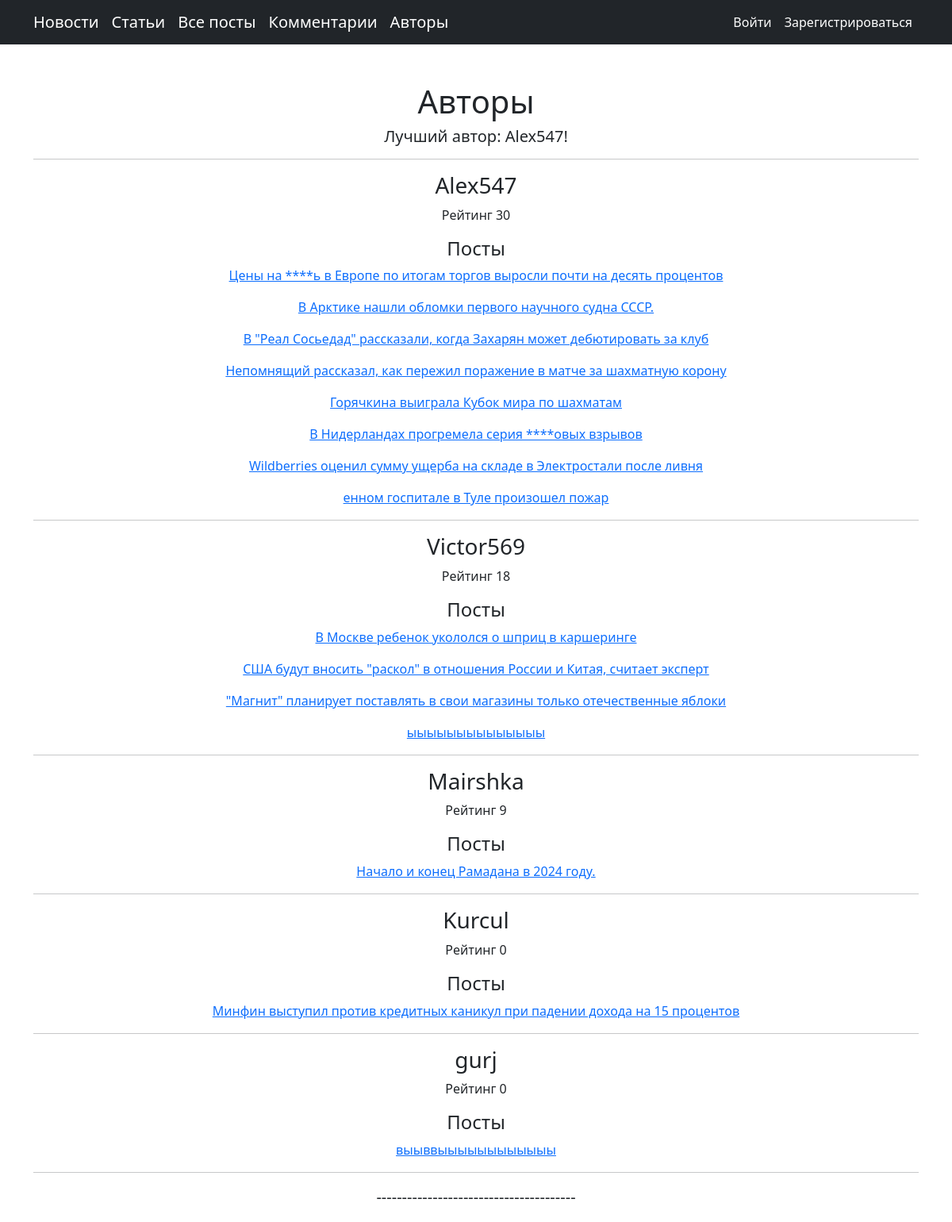
Screenshot of /authors/ with the database file from the repository.
### newsportal/models.py (models this page shows, shortened)
class Author(models.Model):
    author = models.OneToOneField(User, on_delete=models.CASCADE)
    rating = models.SmallIntegerField(default=0)
    def update_rating(self):
        postRat = self.post_set.aggregate(postRating=Sum('rating'))
        pRat = 0
        if postRat.get('postRating'):
            pRat += postRat.get('postRating')
        commentRat = self.author.comment_set.aggregate(commentRating=Sum('rating'))
        cRat = 0
        if commentRat.get('commentRating'):
            cRat += commentRat.get('commentRating')
        self.rating = pRat*3 + cRat
        self.save()
    def __str__(self):
        return self.author.username

class Post(models.Model):
    author = models.ForeignKey(Author, on_delete=models.CASCADE, verbose_name='Автор')
    type_post = models.CharField(max_length=1, choices=POSTS, verbose_name='Тип поста')
    time_created = models.DateTimeField(auto_now_add=True, verbose_name='Дата создания')
    category = models.ManyToManyField(Category, through="PostCategory", verbose_name='Категория')
    title =  models.CharField(max_length=255, verbose_name='Оглавление')
    content = models.TextField( verbose_name='Содержание')
    rating = models.SmallIntegerField(default=0, verbose_name='Рейтинг')

### newsportal/views.py (the view)
# urls.py: path('authors/', authors, name='authors'),
def authors(request):
    users = User.objects.all()
    aus = Author.objects.order_by('-rating')
    the_best = aus[0]
    for a in aus:
        a.update_rating()
        a.save()
    context = {
        'title':'Авторы',
        'authors':aus,
        'best':the_best,
    }
    return render(request, 'newsportal/authors.html', context)

### newsportal/templatetags/custom_filters.py (called while the page is built)
@register.filter()
def censor(value:str):
   swear_words = ('банан', 'морков', 'карто', 'броккол', 'ананас',
                  'Банан', 'Морков', 'Карто', 'Броккол', 'Ананас',)
   for word in swear_words:
      if word in value:
          value = value.replace(word, '****')
   return value

### newsportal/templates/newsportal/authors.html (shortened to what this page needs)
{% extends 'newsportal/default.html' %}
{% load custom_filters %}
{% block content %}
<h1>Авторы</h1>
<h5>Лучший автор: {{ best }}!</h5>
<hr>
{% for author in authors %}
<h3>{{ author }}</h3>
<p>Рейтинг {{ author.rating }}</p>
{% if author.post_set.all %}
<h4>Посты</h4>
{% for post in  author.post_set.all %}
<p><a href="{% url 'showpost' post.pk %}">{{ post.title|censor }}</a></p>
{% endfor %}
{% else %}
<h4>Постов нет</h4>
{% endif %}
<hr>
{% endfor %}
{% endblock %}

### rows the page displays
Author: author.username "Alex547", rating "30"
Post: title|censor "Цены на ****ь в Европе по итогам торгов выросли почти на десять процентов"
Post: title|censor "В Арктике нашли обломки первого научного судна СССР."
Post: title|censor "В \"Реал Сосьедад\" рассказали, когда Захарян может дебютировать за клуб"
Post: title|censor "Непомнящий рассказал, как пережил поражение в матче за шахматную корону"
Post: title|censor "Горячкина выиграла Кубок мира по шахматам"
Post: title|censor "В Нидерландах прогремела серия ****овых взрывов"
Post: title|censor "Wildberries оценил сумму ущерба на складе в Электростали после ливня"
Post: title|censor "енном госпитале в Туле произошел пожар"
Author: author.username "Victor569", rating "18"
Post: title|censor "В Москве ребенок укололся о шприц в каршеринге"
Post: title|censor "США будут вносить \"раскол\" в отношения России и Китая, считает эксперт"
Post: title|censor "\"Магнит\" планирует поставлять в свои магазины только отечественные яблоки"
Post: title|censor "ыыыыыыыыыыыыыы"
Author: author.username "Mairshka", rating "9"
Post: title|censor "Начало и конец Рамадана в 2024 году."
Author: author.username "Kurcul", rating "0"
Post: title|censor "Минфин выступил против кредитных каникул при падении дохода на 15 процентов"
Author: author.username "gurj", rating "0"
Post: title|censor "выыввыыыыыыыыыыыы"
